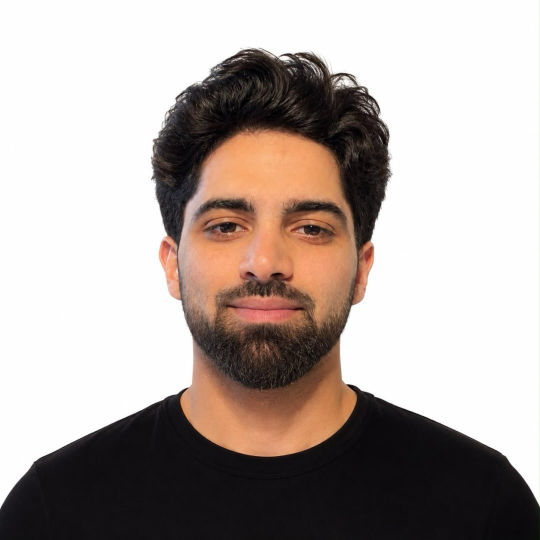
#> input picture carousels/startup-business-words/assets/profile_source.png, 1080 x 1080 px (shown at 1/2 size)
$ python mask_profile.py
#> lines starting #> are read from the running program, lines starting #| are printed output that depends on the picture; after the words box and inside, x2 and y2 are one past the last pixel; in counts of white or black regions, pixels touching at a corner belong together
from PIL import Image, ImageDraw

src = Image.open("profile_source.png").convert("RGB")
#> src is the input picture: PIL image 1080x1080 RGB; mean R, G, B 178, 167.6, 162.9

# Center-crop to square first in case the source isn't already square
w, h = src.size
#> w = 1080; h = 1080
side = min(w, h)
#> side = 1080
left = (w - side) // 2
#> left = 0
top = (h - side) // 2
#> top = 0
src = src.crop((left, top, left + side, top + side))

# Resize with a small margin so the circle doesn't clip hair/chin
inner = 224  # leaves a ~16px margin on each side inside the 256 canvas
src = src.resize((inner, inner), Image.LANCZOS)
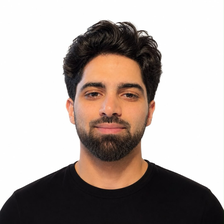
#> src: PIL image 224x224 RGB; mean R, G, B 178, 167.6, 162.8

canvas = Image.new("RGB", (256, 256), (255, 255, 255))
#> canvas: PIL image 256x256 RGB; every value is 255
offset = (256 - inner) // 2
canvas.paste(src, (offset, offset))
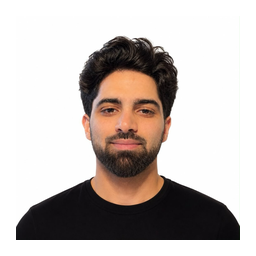
#> canvas: PIL image 256x256 RGB; mean R, G, B 196, 188.1, 184.4

mask = Image.new("L", (256, 256), 0)
#> mask: PIL image 256x256 L; every value is 0
draw = ImageDraw.Draw(mask)
draw.ellipse((0, 0, 256, 256), fill=255)

out = Image.new("RGBA", (256, 256), (0, 0, 0, 0))
#> out: PIL image 256x256 RGBA; every value is 0
out.paste(canvas, (0, 0))
out.putalpha(mask)
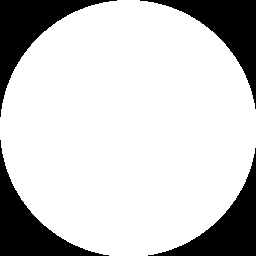
#> mask: PIL image 256x256 L; 79.1% white; 4 black regions, box (x1, y1, x2, y2) and area: (0, 0, 117, 117) 3548, (140, 0, 256, 109) 3431, (0, 140, 109, 256) 3431, (148, 148, 256, 256) 3315
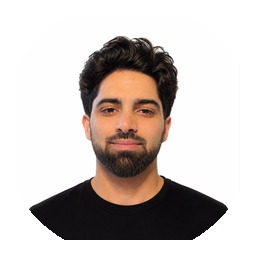
#> out: PIL image 256x256 RGBA; mean R, G, B, A 196, 188.1, 184.4, 201.6; transparent parts drawn white
out.save("profile.png")
print("wrote profile.png")
